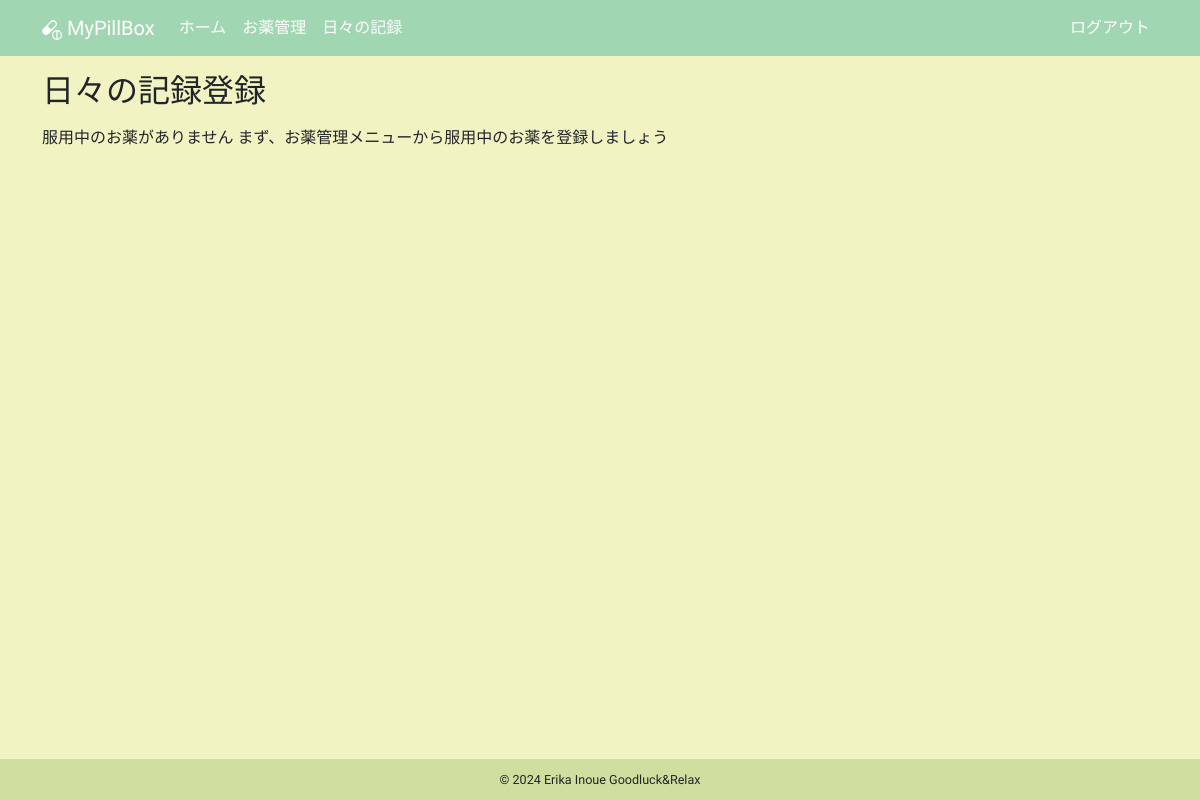
The page /create_daily_log (signed in) on the database as committed earlier.
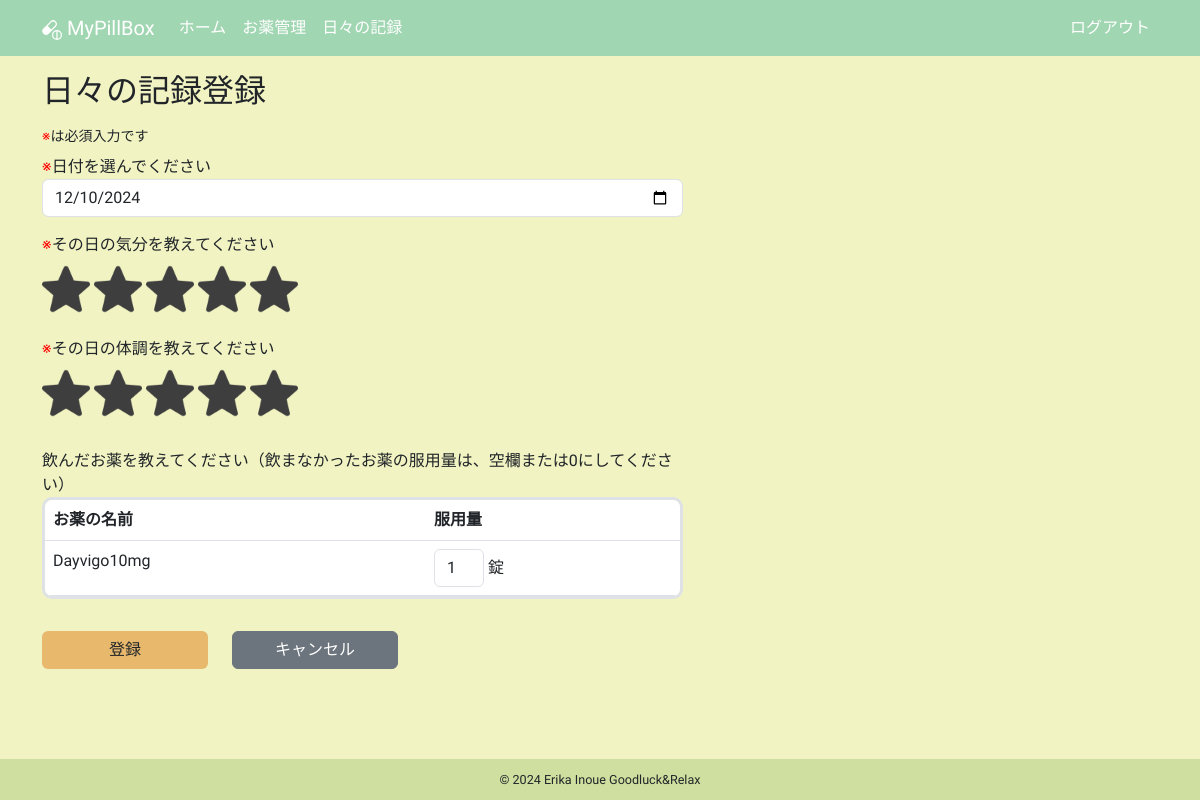
The same page on the database as committed later.
### app/models.py (models this page shows, shortened)
class Medicine(db.Model):
    __tablename__ = "medicines"
    id: so.Mapped[int] = so.mapped_column(primary_key=True)
    name: so.Mapped[str] = so.mapped_column(sa.String(100))
    taking_start_date: so.Mapped[datetime.date] = so.mapped_column(sa.Date)
    dose_per_day: so.Mapped[Optional[float]]
    taking_timing: so.Mapped[Optional[str]] = so.mapped_column(sa.String(100))
    memo: so.Mapped[Optional[str]] = so.mapped_column(sa.Text)
    rating: so.Mapped[Optional[int]] = so.mapped_column(default=0)
    is_active: so.Mapped[bool] = so.mapped_column(sa.Boolean)
    taking_unit: so.Mapped[TakingUnit] = so.mapped_column(sa.Enum(TakingUnit))
    user_id: so.Mapped[int] = so.mapped_column(sa.ForeignKey(User.id))
    user: so.Mapped[User] = so.relationship(back_populates="medicines")
    daily_log_details: so.Mapped[list["DailyLogDetail"]] = so.relationship(
        cascade="all, delete-orphan", back_populates="medicine"
    )

### app/routes.py (the view, shortened to what this page needs)
@app.route("/create_daily_log", methods=["GET", "POST"])
@login_required
def create_daily_log():
    title = "日々の記録登録"
    form = DailyLogForm()
    active_query = (
        sa.select(Medicine)
        .where(Medicine.user == current_user, Medicine.is_active == True)
        .order_by(Medicine.id)
    )
    active_medicines = db.session.scalars(active_query).all()
    form.details.min_entries = len(active_medicines)
    for medicine in active_medicines:
        detail_entry = form.details.append_entry()
        detail_entry.dose.data = (
            int(medicine.dose_per_day)
            if medicine.dose_per_day and medicine.dose_per_day.is_integer()
            else medicine.dose_per_day
        )
    return render_template(
        "create_daily_log.html", form=form, medicines=active_medicines, title=title
    )

### app/forms.py (shortened to what this page needs)
class DailyLogForm(FlaskForm):
    date = DateField(
        "日付を選んでください",
        format="%Y-%m-%d",
        validators=[DataRequired(message="日付は必須入力です")],
    )
    mood = HiddenField(
        "その日の気分を教えてください",
        validators=[DataRequired(message="気分は必須入力です")],
    )
    condition = HiddenField(
        "その日の体調を教えてください",
        validators=[DataRequired(message="体調は必須入力です")],
    )
    details = FieldList(FormField(DailyLogDetailForm))
    submit = SubmitField("登録")

class DailyLogDetailForm(Form):
    dose = MyFloatField("服用量")

### app/__init__.py (called while the page is built)
def get_locale():
    return request.accept_languages.best_match(app.config["LANGUAGES"])

### app/models.py (called while the page is built)
@login.user_loader
def load_user(id):
    return db.session.get(User, int(id))

### app/templates/create_daily_log.html (shortened to what this page needs)
{% extends "base.html" %}
{% block content %}
  <h2 class="mb-3">日々の記録登録</h2>
  {% if not medicines %}
    <p>服用中のお薬がありません まず、お薬管理メニューから服用中のお薬を登録しましょう</p>
  {% else %}
    <small class="d-block mb-2"><span class="red">※</span>は必須入力です</small>
    <form action="" method="post" novalidate>
      <div class="row">
        <div class="col-12 col-lg-7 mb-3">
          <span class="red">※</span>{{ form.date.label }}
          {{ form.date(class="form-control" + (" is-invalid" if form.date.errors else "") ) }}
        </div>
        <div class="col-12 col-lg-7 mb-3">
          <span class="red">※</span>{{ form.mood.label }}
          <br>
          {% for i in range(1, 6) %}
            {% if form.mood.data|int >= i %}
              <img src="{{ url_for('static', filename='images/star_on.png') }}"
                   id="{{ i }}"
                   class="star star-rating mood-star rating-checked my-2"
                   onclick="StarRate(this)"
                   alt="star">
            {% else %}
              <img src="{{ url_for('static', filename='images/star_on.png') }}"
                   id="{{ i }}"
                   class="star star-rating mood-star my-2"
                   onclick="StarRate(this)"
                   alt="star">
            {% endif %}
          {% endfor %}
        </div>
        <div class="col-12 col-lg-7 mb-4">
          <span class="red">※</span>{{ form.condition.label }}
          <br>
          {% for i in range(1, 6) %}
            {% if form.condition.data|int >= i %}
              <img src="{{ url_for('static', filename='images/star_on.png') }}"
                   id="{{ i }}"
                   class="star star-rating condition-star rating-checked my-2"
                   onclick="StarRate(this)"
                   alt="star">
            {% else %}
              <img src="{{ url_for('static', filename='images/star_on.png') }}"
                   id="{{ i }}"
                   class="star star-rating condition-star my-2"
                   onclick="StarRate(this)"
                   alt="star">
            {% endif %}
          {% endfor %}
        </div>
        <div class="col-12 col-lg-7 mb-3">
          <p class="mb-0">飲んだお薬を教えてください（飲まなかったお薬の服用量は、空欄または0にしてください）</p>
          <table class="table table-hover table-input">
            <thead>
              <tr>
                <th>お薬の名前</th>
                <th>服用量</th>
              </tr>
            </thead>
            <tbody>
              {% for medicine in medicines %}
                <tr>
                  <td style="width: 60%;">{{ medicine.name }}</td>
                  <td style="width:40%;">
                    {{ form.details[loop.index0].dose(class="form-control d-inline-block" + (" is-invalid dose-is-invalid" if form.details[loop.index0].errors else "") , style="width: 50px;" ) }} {{ medicine.taking_unit.value }}
                  </td>
                </tr>
              {% endfor %}
            </tbody>
          </table>
        </div>
      </div>
      <div class="row mb-3">
        <div class="col-5 col-lg-2">{{ form.submit(class="btn btn-custom w-100") }}</div>
        <div class="col-5 col-lg-2">
          <a href="{{ url_for('daily_logs') }}" class="btn btn-secondary w-100">キャンセル</a>
        </div>
      </div>
    </form>
  {% endif %}
{% endblock content %}

Rows that differ between the two databases and show on the page:
added Medicine: name "Dayvigo10mg", details "1", taking_unit.value "錠"
Other text that changed with them:
form field date: (not shown) → "12/10/2024"
form field submit: (not shown) → "登録"
text no longer shown: "服用中のお薬がありません まず、お薬管理メニューから服用中のお薬を登録しましょう"
text now shown: "※ は必須入力です ※ 日付を選んでください ※ その日の気分を教えてください ※ その日の体調を教えてください 飲んだお薬を教えてください（飲まなかったお薬の服用量は、空欄または0にしてください） お薬の名前 服用量 キャンセル"
